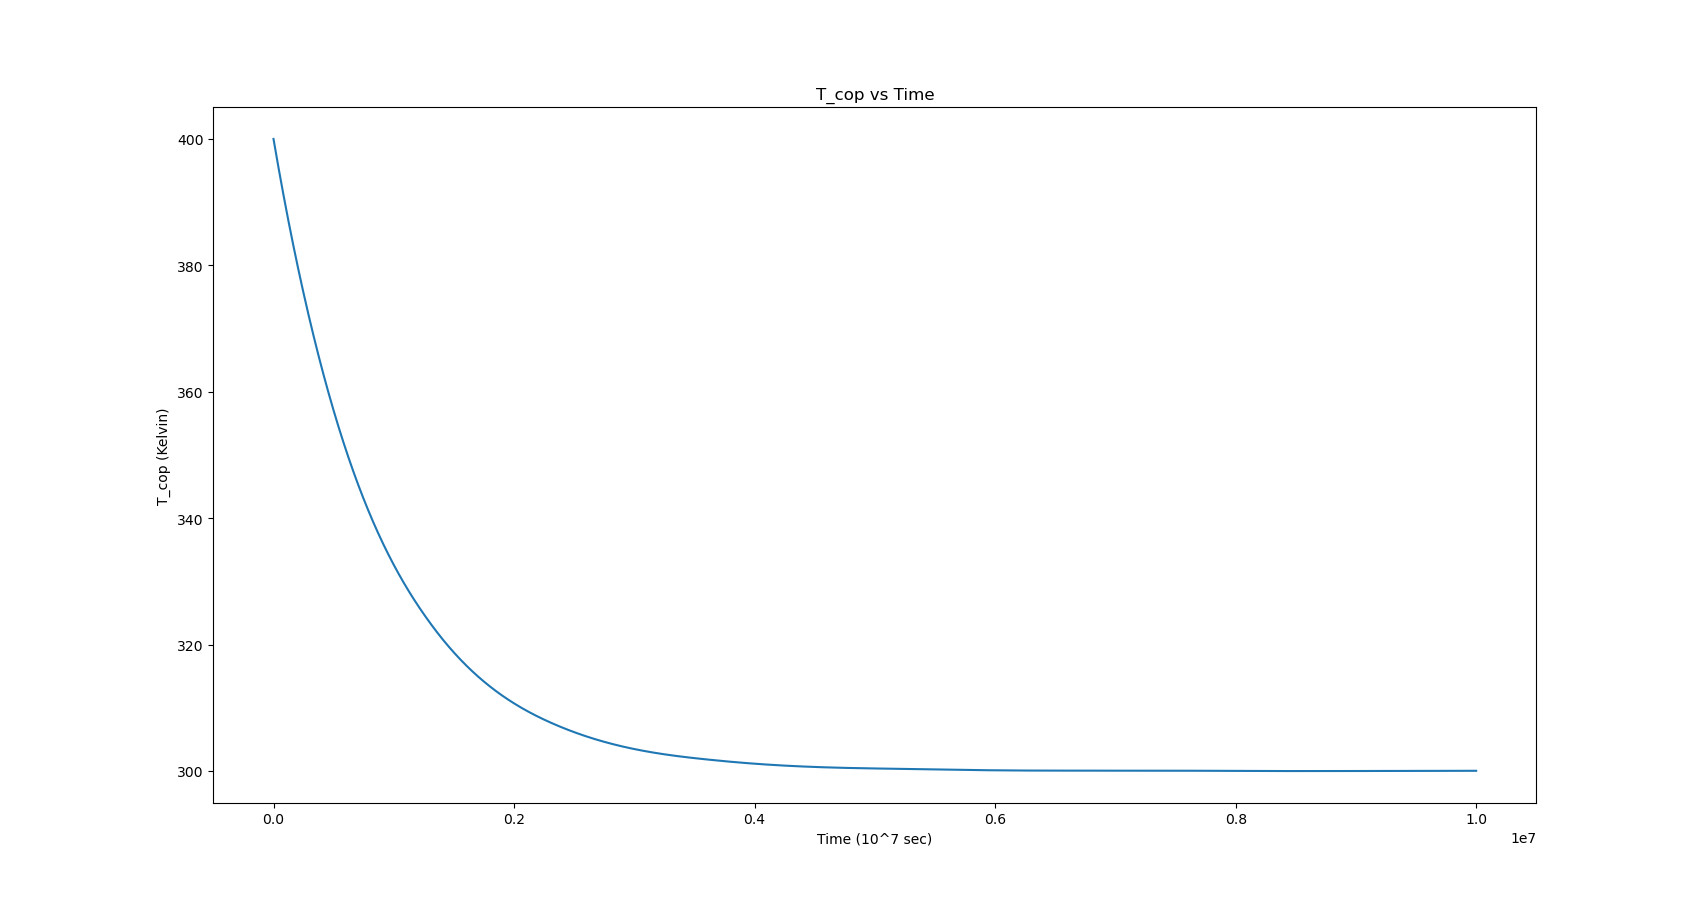

Here is the Python script that generated this plot:
import control as ct
import matplotlib.pyplot as plt

a = -1 / (8935 * 100)
sys = ct.ss(a, -a, 1, 0)

time = [i*1000 for i in range(10000)]

t, x = ct.input_output_response(sys, time, U = 300.0, X0 = 400.0)

plt.plot(t, x)
plt.title("T_cop vs Time")
plt.ylabel('T_cop (Kelvin)')
plt.xlabel('Time (10^7 sec)')

plt.show()
